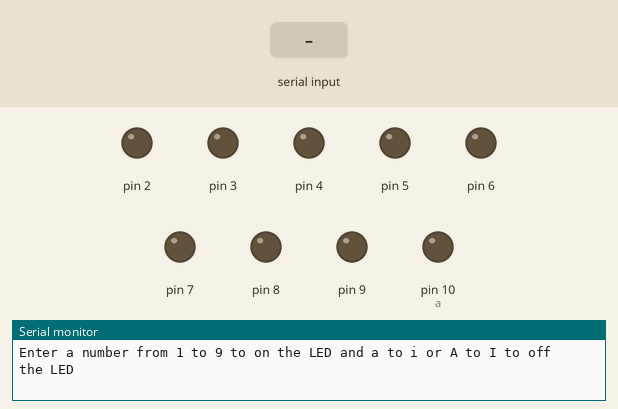
The sketch below on a simulated Arduino Uno, built with avr-gcc and run on an emulated ATmega328P. Parts: output pins drawn as LEDs (lit = HIGH), the last lines printed to the serial monitor. The test bench sets the inputs (shaded band).

Above: at 1.2 s.
1.3 s: "90,45\n" received over Serial
At 2.1 s:
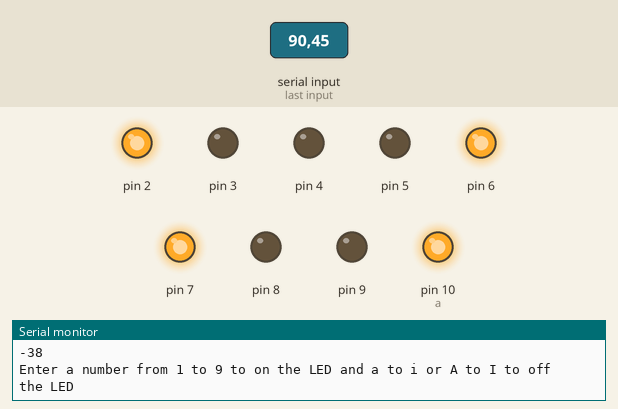
3.0 s: "30,150\n" received over Serial
At 4.2 s:
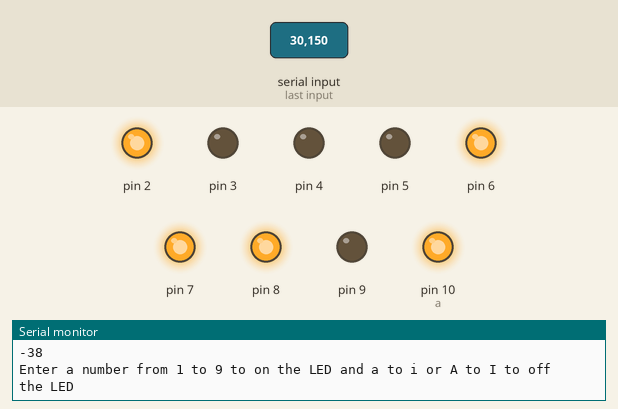
4.5 s: "200\n" received over Serial
At 5.3 s:
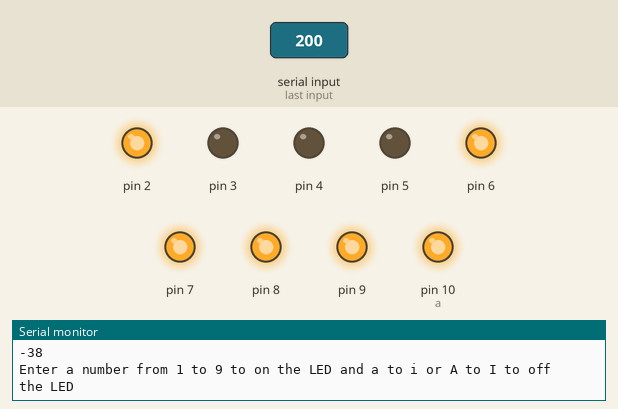
Timing chart, 0 to 7.5 s (numbered marks = the images above; inputs shaded):
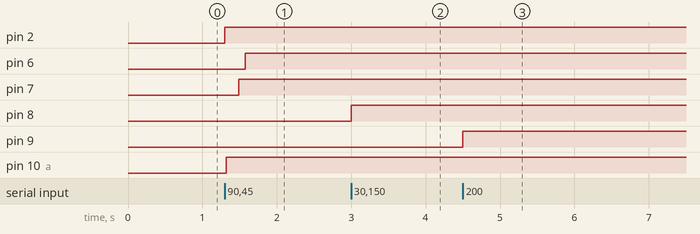

Measured:
- after the input at 1.3 s, pin 2, pin 10 (a): LOW → HIGH at once; pin 6: LOW → HIGH after 0.27 s; pin 7: LOW → HIGH after 0.19 s
- after the input at 3.0 s, pin 8: LOW → HIGH at once
- after the input at 4.5 s, pin 9: LOW → HIGH at once

The sketch:

Code.ino
```cpp
int val;
String msg1="Enter a number from 1 to 9 to on the LED and a to i or A to I to off the LED";
String msg2="The Pin is already HIGH";
void setup() {
  // put your setup code here, to run once:
  Serial.begin(9600);
  for(int i=10;i>1;i--){
    pinMode(i,OUTPUT);
  }

}

void loop() {
  // put your main code here, to run repeatedly:
   Serial.println(msg1);
   while(Serial.available()==0){

   }

    val=Serial.read();
    Serial.println(val-48);
    int val1=val-48;
    for(int i=0 , a=10;i<=10 && a>1;i++ && a--){
      if(val1==i){
        digitalWrite(a, HIGH);
      }
    }
    int val2=val-96;      //(a,b,c...)
    int val3=val-64;      //(A,B,C...)

    for(int i=0 , a=10;i<=10 && a>1;i++ && a--){
      if(val2==i){
        digitalWrite(a, LOW);
      }
    }
      for(int i=0 , a=10;i<=10 && a>1;i++ && a--){
        if(val3==i){
          digitalWrite(a, LOW);
        }
      }
}
```
